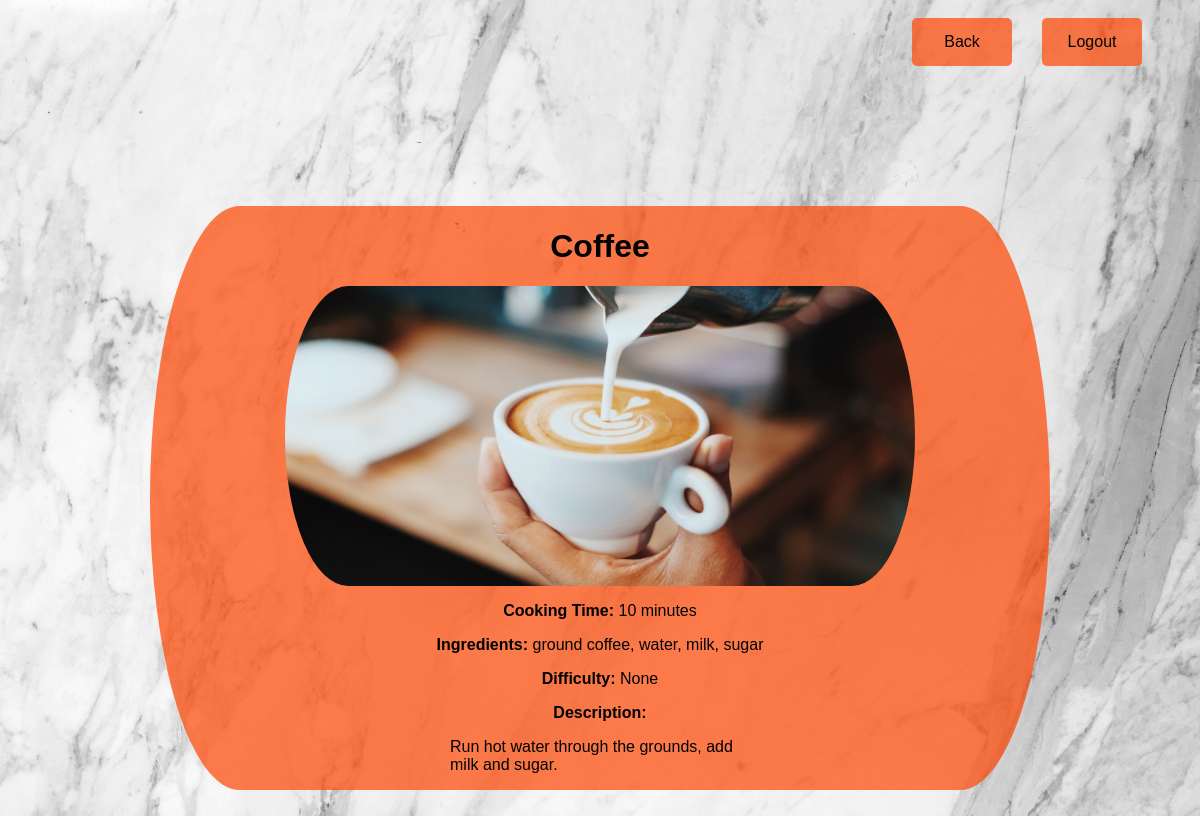
Before: /list/2 (signed in) with the older database file.
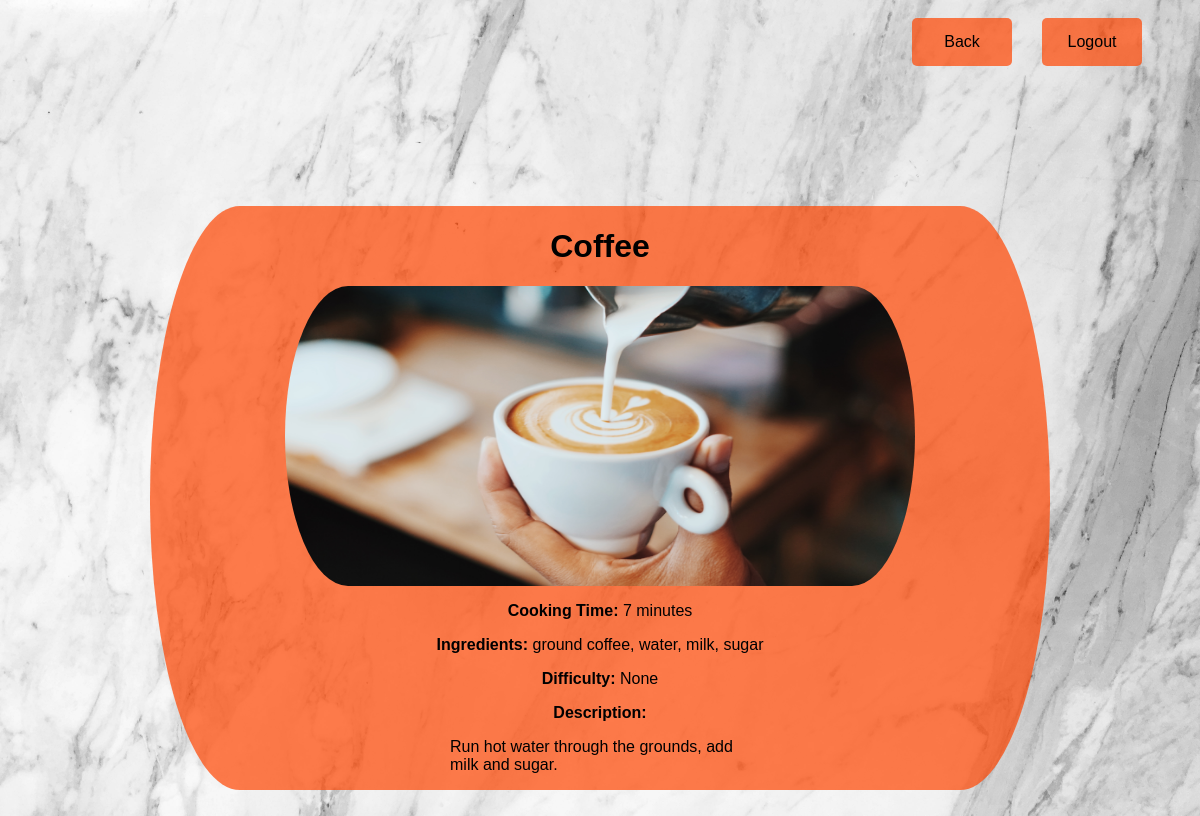
After: the same page with the newer database file.
### recipes/models.py (models this page shows, shortened)
class Recipe(models.Model):
    name = models.CharField(max_length=120)
    cooking_time = models.IntegerField(help_text="in minutes")
    ingredients = models.CharField(
        max_length=400, help_text="Ingredients must be seperated by commas"
    )
    difficulty = models.CharField(max_length=20)
    description = models.TextField(max_length=600, help_text="600 character limit")
    pic = models.ImageField(upload_to="recipes", default="empty_bowl.jpg")

### recipes/views.py (the view)
# urls.py: path("list/<pk>", RecipeDetailView.as_view(), name="detail"),
class RecipeDetailView(LoginRequiredMixin, DetailView):
    model = Recipe
    template_name = "recipes/recipes_detail.html"

### recipes/templates/recipes/recipes_detail.html (shortened to what this page needs)
{% load static %}
<!DOCTYPE html>
<html>
	<body>
		<a
			class="button back_button nav_button"
			href="{% url 'recipes:list' %}"
			style="font-size: 1em"
			>Back</a
		>
		<a
			class="button logout_button nav_button"
			href="{% url 'success' %}"
			style="font-size: 1em"
			>Logout</a
		>
		<div class="detail_container">
			<h1>{{object.name}}</h1>
			<img
				src="{{object.pic.url}}"
				height="300"
			/>
			<p style="margin-top: 16px"><b>Cooking Time: </b> {{object.cooking_time}} minutes</p>
			<p><b>Ingredients: </b> {{object.ingredients}}</p>
			<p><b>Difficulty: </b> {{object.difficulty}}</p>
			<b style="margin: 8px">Description: </b>
			<p style="margin-bottom: 16px; max-width: 300px">{{object.description}}</p>
		</div>
	</body>
</html>

Changed rows visible on the page:
changed Recipe "Coffee": cooking_time "10" → "7"
